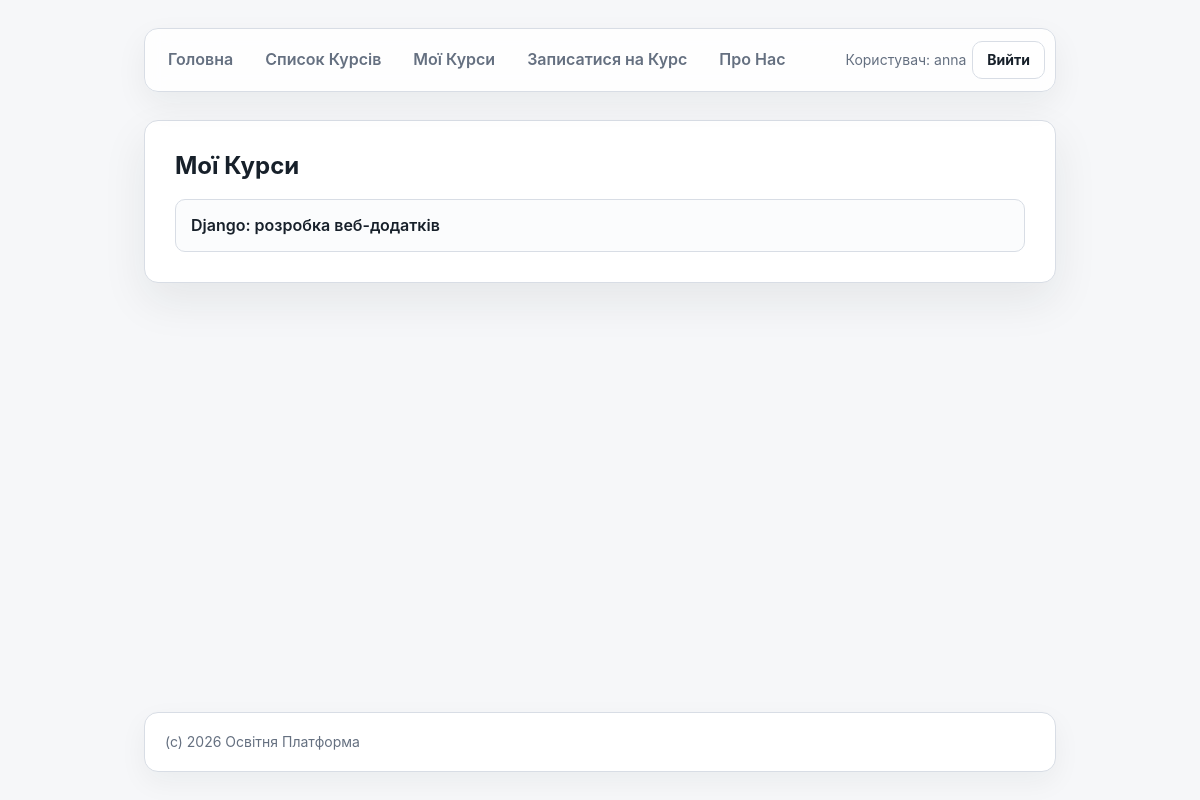
Page /my-courses/ (signed in) on the earlier database version.
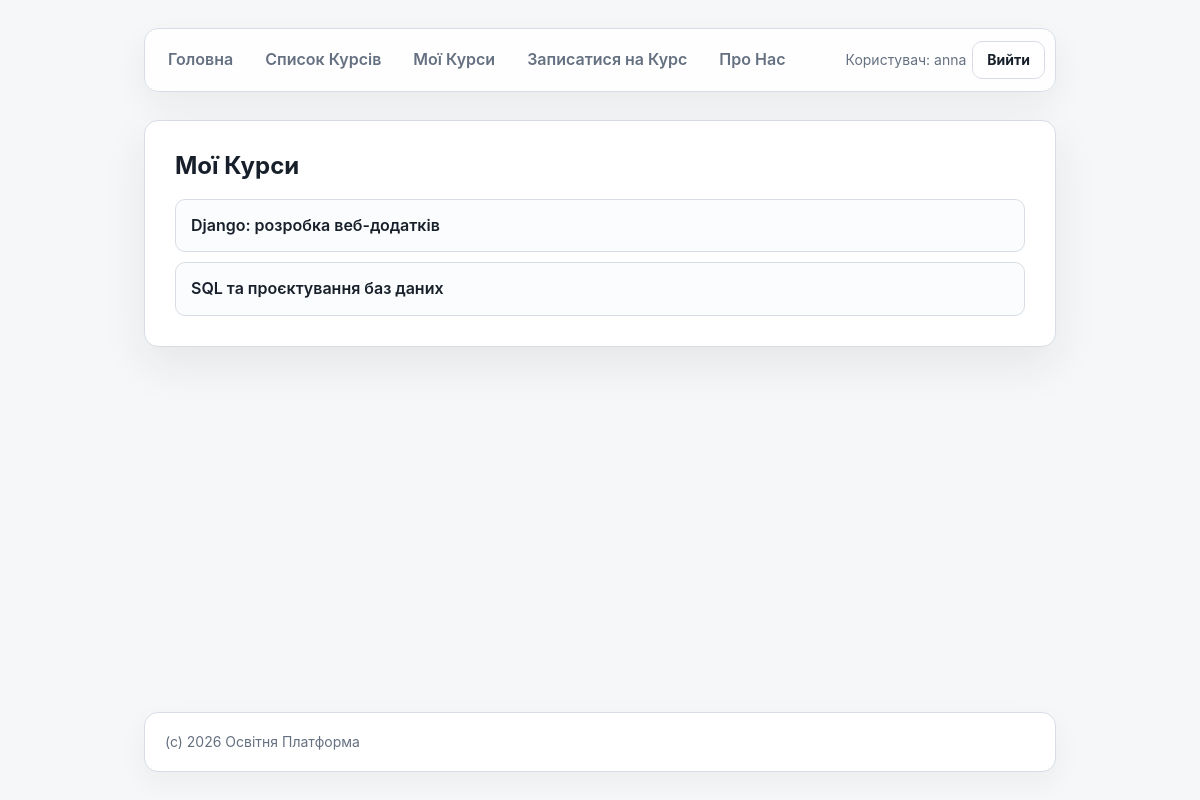
Same page on the later database version.
### courses/models/enrollment.py (models this page shows, shortened)
class Enrollment(models.Model):
    course = models.ForeignKey(Course, on_delete=models.CASCADE, related_name='enrollments')
    student = models.ForeignKey(settings.AUTH_USER_MODEL, on_delete=models.CASCADE, related_name='enrollments')
    is_active = models.BooleanField(default=True)
    created_at = models.DateTimeField(auto_now_add=True)

### courses/models/course.py (models this page shows, shortened)
class Course(models.Model):
    LEVELS = [
        ('beginner', 'Beginner'),
        ('intermediate', 'Intermediate'),
        ('advanced', 'Advanced'),
    ]
    name = models.CharField(max_length=200)
    description = models.TextField()
    teacher = models.ForeignKey(settings.AUTH_USER_MODEL, on_delete=models.SET_NULL, null=True, blank=True)
    level = models.CharField(max_length=32, choices=LEVELS, default='beginner')
    price = models.DecimalField(decimal_places=2, max_digits=6, default=5000.0)
    is_test = models.BooleanField(default=False)
    created_at = models.DateTimeField(auto_now_add=True)
    updated_at = models.DateTimeField(auto_now=True)

### courses/views.py (the view)
# urls.py: path('my-courses/', my_courses, name='my_courses'),
@login_required
def my_courses(request):
    enrollments = Enrollment.objects.filter(student=request.user).select_related('course')
    return render(request, 'courses/my_courses.html', {'enrollments': enrollments})

### courses/templates/courses/my_courses.html (shortened to what this page needs)
{% extends 'courses/base.html' %}
{% block main %}
<main>
    <strong>Мої Курси</strong>
    <ul>
    {% for enrollment in enrollments %}
        <li><a href="{% url 'course_details' enrollment.course.id %}">{{ enrollment.course.name }}</a></li>
    {% empty %}
        Ви ще не записані на курси
    {% endfor %}
    </ul>
</main>
{% endblock %}

Differences in the rows shown:
added Enrollment: course.name "SQL та проєктування баз даних"
